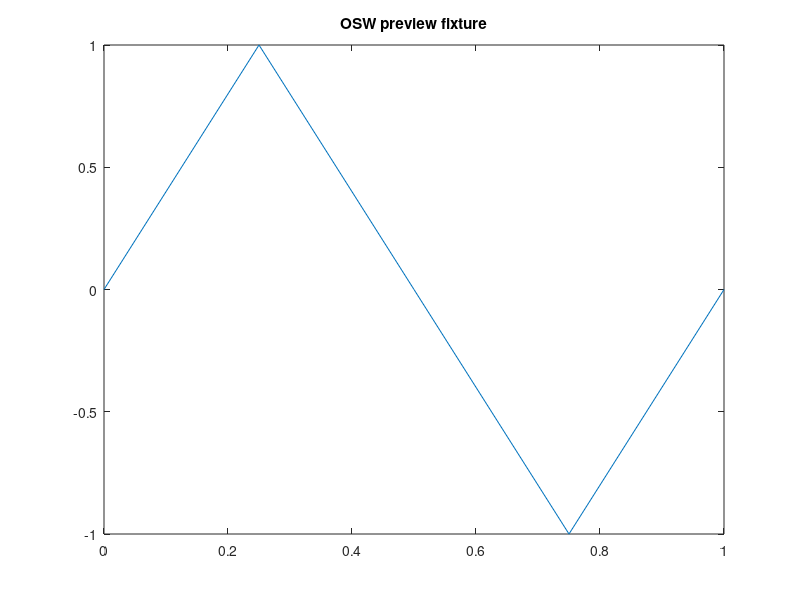

Here is the MATLAB script that generated this plot:
% OSW preview fixture for figure-style script import.
x = linspace(0, 1, 5);
y = sin(2 * pi * x);
plot(x, y);
title('OSW preview fixture');
